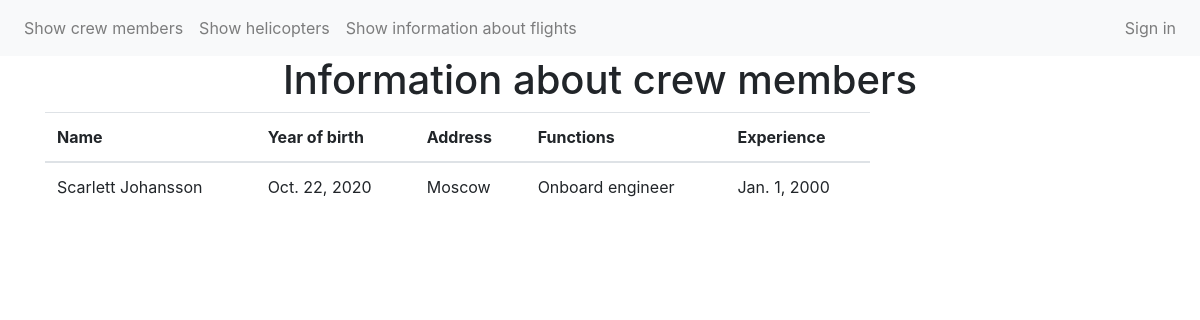
The app's page /crew_member/15/ with its own data.
### app/models.py (models this page shows)
class crew_member(models.Model):
    names = models.CharField(max_length=50)
    experience = models.DateField()
    address = models.CharField(max_length=50)
    year_of_birth = models.DateField()
    functions = models.CharField(max_length=50)
    status = models.BooleanField(default=False)

### app/views.py (the view)
# urls.py: path('crew_member/<int:crew_member_id>/', details),
def details(request, crew_member_id):
    try:
        c = crew_member.objects.get(pk=crew_member_id)
    except crew_member.DoesNotExist:
        raise Http404("Crew member does not exist")
    return render(request, 'crew_member.html', {'crew_member': c})

### templates/crew_member.html (shortened to what this page needs)
{% extends 'base.html' %}
  {% block content %}
<h1 class="text-center">Information about crew members</h1>
<div class="container">
	<div class="row">
		<div class="col-md-9">
    	 <table class="table table-list-search">
                    <thead>
                        <tr>
        <th>Name</th>
        <th>Year of birth</th>
        <th>Address</th>
        <th>Functions</th>
         <th>Experience</th>
      </tr>
    </thead>
           <tbody>
        <td>{{crew_member.names}}</td>
        <td>{{crew_member.year_of_birth}}</td>
        <td>{{crew_member.address}}</td>
        <td>{{crew_member.functions}}</td>
        <td>{{crew_member.experience}}</td>
    </tbody>
  </table>
  </div>
  </div>
</div>
  {% endblock %}

### records on screen
crew_member: names "Scarlett Johansson", year_of_birth "Oct. 22, 2020", address "Moscow", functions "Onboard engineer", experience "Jan. 1, 2000"
